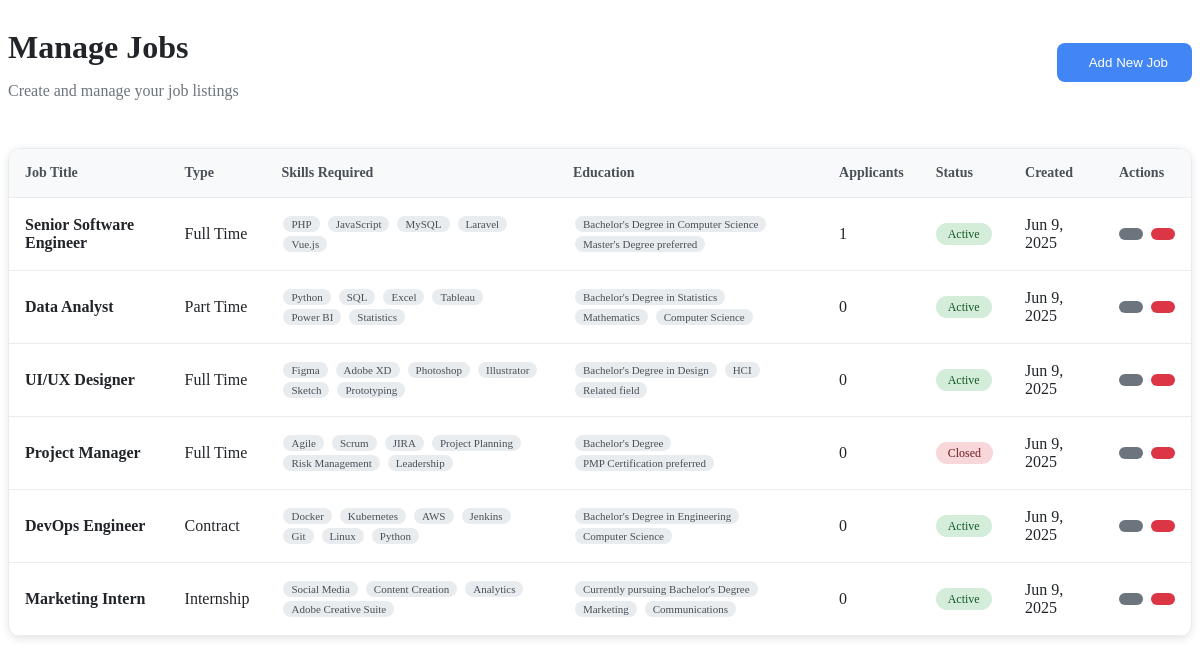
The page /Content/contentview/manage-jobs.php on the database as committed earlier.
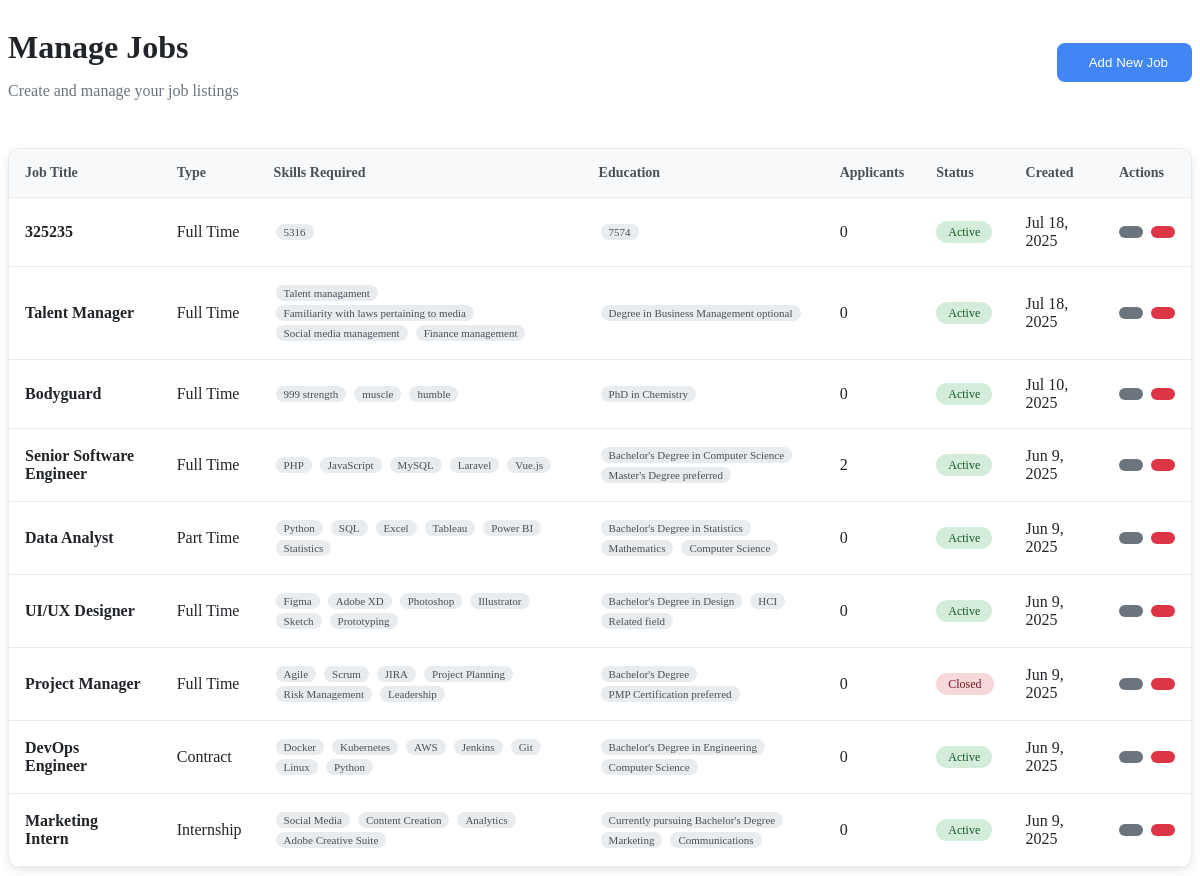
The same page on the database as committed later.
### tables this page shows
CREATE TABLE `jobs` (
  `id` int(11) NOT NULL,
  `title` varchar(255) NOT NULL,
  `employment_type` enum('Full Time','Part Time','Contract','Internship') NOT NULL,
  `skills` text DEFAULT NULL,
  `education` text DEFAULT NULL,
  `description` text NOT NULL,
  `status` enum('Active','Closed','Draft') DEFAULT 'Active',
  `created_by` varchar(64) DEFAULT NULL,
  `created_at` timestamp NOT NULL DEFAULT current_timestamp(),
  `updated_at` timestamp NOT NULL DEFAULT current_timestamp() ON UPDATE current_timestamp()
);

### Query/get_jobs.php (called while the page is built, shortened)
<?php
require_once 'connect.php';
function getAllJobs($user_id) {
    global $con;
    try {
        if ($user_id) {
            $sql = "SELECT j.*,
                    (SELECT COUNT(*) FROM applications a WHERE a.job_id = j.id) as applicant_count
                    FROM jobs j
                    WHERE j.created_by = '$user_id'
                    ORDER BY j.created_at DESC";
        } else {
            $sql = "SELECT j.*,
                    (SELECT COUNT(*) FROM applications a WHERE a.job_id = j.id) as applicant_count
                    FROM jobs j
                    ORDER BY j.created_at DESC";
        }
        $result = mysqli_query($con, $sql);
        $jobs = [];
        while ($row = mysqli_fetch_assoc($result)) {
            $row['skills'] = json_decode($row['skills'], true) ?: [];
            $row['education'] = json_decode($row['education'], true) ?: [];
            $jobs[] = $row;
        }
        return $jobs;
    } catch (Exception $e) {
        error_log("Error fetching jobs: " . $e->getMessage());
        return [];
    }
}
?>

### Content/contentview/manage-jobs.php (the view, shortened to what this page needs)
<?php
require_once '../Query/get_jobs.php';
$user_id = $_SESSION['id'] ?? null;
$jobs = getAllJobs($user_id);
?>
<link rel="stylesheet" href="CSS/manage-jobs.css">
<div class="page-header">
    <div>
        <h1 style="color: #212529; margin-bottom: 8px;">Manage Jobs</h1>
        <p style="color: #6c757d;">Create and manage your job listings</p>
    </div>
    <button class="btn btn-primary" onclick="openJobModal()">
        Add New Job
    </button>
</div>
<div class="jobs-table">
    <table class="table">
        <thead>
            <tr>
                <th>Job Title</th>
                <th>Type</th>
                <th>Skills Required</th>
                <th>Education</th>
                <th>Applicants</th>
                <th>Status</th>
                <th>Created</th>
                <th>Actions</th>
            </tr>
        </thead>
        <tbody>
            <?php if (empty($jobs)): ?>
            <tr>
                <td colspan="8" style="text-align: center; color: #6c757d; padding: 40px;">
                    No jobs found. <a href="#" onclick="openJobModal()">Create your first job</a>
                </td>
            </tr>
            <?php else: ?>
            <?php foreach ($jobs as $job): ?>
            <tr>
                <td>
                    <strong><?php echo htmlspecialchars($job['title']); ?></strong>
                </td>
                <td><?php echo htmlspecialchars($job['employment_type']); ?></td>
                <td>
                    <?php if (!empty($job['skills'])): ?>
                        <?php foreach ($job['skills'] as $skill): ?>
                            <span class="skill-tag"><?php echo htmlspecialchars($skill); ?></span>
                        <?php endforeach; ?>
                    <?php else: ?>
                        <span style="color: #6c757d; font-style: italic;">No skills specified</span>
                    <?php endif; ?>
                </td>
                <td>
                    <?php if (!empty($job['education'])): ?>
                        <?php foreach ($job['education'] as $edu): ?>
                            <span class="education-tag"><?php echo htmlspecialchars($edu); ?></span>
                        <?php endforeach; ?>
                    <?php else: ?>
                        <span style="color: #6c757d; font-style: italic;">No education specified</span>
                    <?php endif; ?>
                </td>
                <td><?php echo $job['applicant_count'] ?? 0; ?></td>
                <td>
                    <span class="status-badge status-<?php echo strtolower($job['status']); ?>">
                        <?php echo $job['status']; ?>
                    </span>
                </td>
                <td><?php echo date('M j, Y', strtotime($job['created_at'])); ?></td>
                <td>
                    <div class="actions">
                        <button class="btn btn-secondary btn-sm" onclick="editJob(<?php echo $job['id']; ?>)" title="Edit Job">
                        </button>
                        <button class="btn btn-danger btn-sm" onclick="deleteJob(<?php echo $job['id']; ?>)" title="Delete Job">
                        </button>
                    </div>
                </td>
            </tr>
            <?php endforeach; ?>
            <?php endif; ?>
        </tbody>
    </table>
</div>

Rows that differ between the two databases and show on the page:
added jobs: title "325235", employment_type "Full Time", skill "5316", edu "7574", applicant_count "0", status "Active", created_at "Jul 18, 2025"
added jobs: title "Talent Manager", employment_type "Full Time", skill "Talent managament", skill "Familiarity with laws pertaining to media", skill "Social media management", skill "Finance management", edu "Degree in Business Management optional", applicant_count "0", status "Active", created_at "Jul 18, 2025"
added jobs: title "Bodyguard", employment_type "Full Time", skill "999 strength", skill "muscle", skill "humble", edu "PhD in Chemistry", applicant_count "0", status "Active", created_at "Jul 10, 2025"
computed for jobs "Senior Software Engineer": applicant_count "1" → "2"
